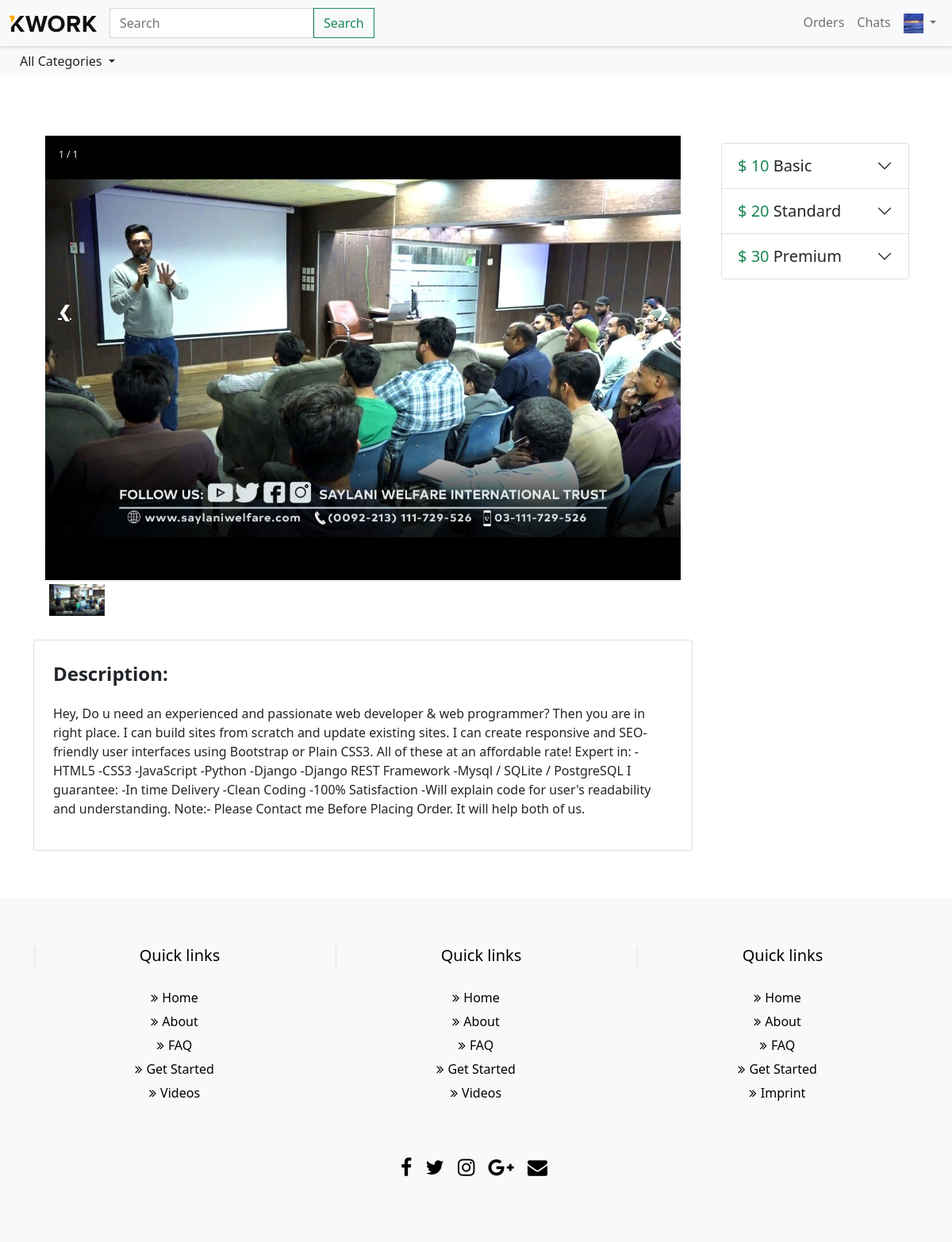
Screenshot of /gig/19/ (signed in) with the database file from the repository.
### users/models.py (models this page shows, shortened)
class Profile(models.Model):
    ROLE_CHOICES = (
        ('c', 'client'),
        ('s', 'seller'),
    )
    user = models.OneToOneField(User, on_delete=models.CASCADE, related_name="profile")
    image = models.ImageField(default='default-profile.png', upload_to='profile_pics/')
    role = models.CharField(max_length=50, choices=ROLE_CHOICES, default="c")
    country = models.CharField(max_length=255, null=True)
    def get_image_url(self):
        try:
            return self.image.url
        except:
            return ''

### store/models.py (models this page shows, shortened)
class Gig(models.Model):
    profile = models.ForeignKey("users.Profile", on_delete=models.CASCADE, related_name="gigs")
    name = models.CharField(max_length=255)
    category = models.ForeignKey(Category, on_delete=models.CASCADE, default=1)
    description = models.TextField()
    image = models.ImageField(upload_to='uploads/gig/')
    @property
    def get_basic_package(self):
        try:
            return self.packages.filter(package_type=1).order_by('-id').first()
        except:
            return None
    @property
    def get_standard_package(self):
        try:
            return self.packages.filter(package_type=2).order_by('-id').first()
        except:
            return None
    @property
    def get_premium_package(self):
        try:
            return self.packages.filter(package_type=3).order_by('-id').first()
        except:
            return None
    @property
    def get_all_packages(self):
        return list([self.get_basic_package,self.get_standard_package,self.get_premium_package])

class GigPackage(models.Model):
    gig = models.ForeignKey("store.Gig", on_delete=models.CASCADE, related_name="packages")
    price = models.IntegerField(default=0)
    package_description = models.TextField(null=True, blank=True)
    source_files = models.BooleanField(default=False)
    package_type = models.IntegerField(choices=PACKAGE_TYPES, null=True, blank=True)
    delivery = models.PositiveIntegerField(default=1)

### store/views.py (the view)
# urls.py: path('gig/<int:pk>/', views.GigDetailView.as_view(), name="GigDetailView"),
class GigDetailView(DetailView):
    model = Gig
    template_name = 'store/detail-gig.html'

### store/context_processors.py (called while the page is built)
def provide_categories(request):
    nav_cats = Category.objects.all().order_by('-id')[:4]
    cats = Category.objects.all()
    return {'nav_cats': nav_cats, 'cats': cats}

### templates/store/detail-gig.html (shortened to what this page needs)
{% extends 'base.html' %}
{% load static %}
{% load crispy_forms_tags %}
{% block content %}
<section class="container">
    <div class="row">
        <div class="col-md-9">
            <div class="slide_container container">
                <div id="numbertext">0 / 0</div>
                <div class="mySlides">
                    <img src={{object.image.url}} style="width:100%">
                </div>
                <a class="prev" onclick="plusSlides(-1)">&#10094;</a>
                <a class="next" onclick="plusSlides(1)">&#10095;</a>
                <div class="slide_row no_scroll">
                    <div class="slide_scolumn">
                        <img class="demo cursor" src={{object.image.url}} style="width:100%" onclick="currentSlide(this)" alt="IMG">
                    </div>
                </div>
            </div>
            <div class="card p-4">
                <p class="product_detail_heading">Description:</p>
                <p class="product_detail_p">
                    {{object.description}}
                </p>
            </div>
        </div>
        <div class="col-md-3 p-4">
            <div class="accordion" id="gig_pacakges_accordion">
                {% for package in object.get_all_packages %}
                    <div class="accordion-item">
                      <h2 class="accordion-header" id="package-{{package.get_package_type_display}}-accordion">
                        <button class="accordion-button collapsed" type="button" data-bs-toggle="collapse" data-bs-target="#collapse-{{package.get_package_type_display}}" aria-expanded="false" aria-controls="collapse-{{package.get_package_type_display}}">
                            <p class="m-0 lead">
                                <span class="text-success">$ {{package.price}}</span> <strong>{{package.get_package_type_display}}</strong>
                            </p>
                        </button>
                      </h2>
                    </div>
                {% endfor %}
            </div>
        </div>
    </div>
</section>
{% endblock content %}

### templates/base.html (shortened to what this page needs)
{% load static %}
<!DOCTYPE html>
<html lang="en">
<head>
    <link href="https://cdn.jsdelivr.net/npm/bootstrap@5.0.2/dist/css/bootstrap.min.css" rel="stylesheet">
    <link href="https://cdnjs.cloudflare.com/ajax/libs/font-awesome/5.13.0/css/all.min.css" rel="stylesheet">
    <link rel="stylesheet" href="{% static 'css/style.css' %}">
    <link rel="stylesheet" href="{% static 'css/product-style.css' %}">
    <link rel="stylesheet" href="{% static 'css/footer-style.css' %}">
</head>
<body>
    {% include 'template-parts/navbar.html' %}
    {% block content %}
    {% endblock content %}
    {% include 'template-parts/footer.html' %}
</body>
</html>

### templates/template-parts/navbar.html (shortened to what this page needs)
<nav class="navbar navbar-expand-lg navbar-light bg-light" id="main-navbar">
    <div class="container-fluid">
        <a class="navbar-brand" href="{% url 'store:HomeView' %}">
        </a>
        <div class="collapse navbar-collapse" id="navbarSupportedContent">
            <form class="d-flex">
                <input class="form-control rounded-0" type="search" placeholder="Search" aria-label="Search">
                <button class="btn btn-outline-success rounded-0" type="submit">Search</button>
            </form>
            <ul class="navbar-nav ms-auto mb-2 mb-lg-0">
                {% if user.is_authenticated %}
                    <li class="nav-item">
                        <a class="nav-link" href="#">Orders</a>
                    </li>
                    <li class="nav-item">
                        <a class="nav-link" href="#">Chats</a>
                    </li>
                    <li class="nav-item dropdown">
                        <a class="nav-link dropdown-toggle" href="#" id="navbarDropdown" role="button" data-bs-toggle="dropdown" aria-expanded="false">
                            <img src="{{user.profile.get_image_url}}" height="25px" width="25px">
                        </a>
                    </li>
                {% endif %}
            </ul>
        </div>
    </div>
</nav>
<div class="container-fluid bg-light">
    <div class="row">
        <div class="col-xl-2 col-lg-2 col-md-2 col-sm-12 col-12">
            <div class="dropdown col-12">
                <a class="btn dropdown-toggle" href="#" role="button" id="dropdownMenuLink"
                   data-bs-toggle="dropdown" aria-expanded="false">
                    All Categories
                </a>
            </div>
        </div>
    </div>
</div>

### templates/template-parts/footer.html
<footer class="bg-light text-dark">
    <section id="footer">
        <div class="container">
            <div class="row text-center text-xs-center text-sm-left text-md-left">
                <div class="col-xs-12 col-sm-4 col-md-4">
                    <h5>Quick links</h5>
                    <ul class="list-unstyled quick-links">
                        <li><a href="javascript:void();"><i class="fa fa-angle-double-right"></i>Home</a></li>
                        <li><a href="javascript:void();"><i class="fa fa-angle-double-right"></i>About</a></li>
                        <li><a href="javascript:void();"><i class="fa fa-angle-double-right"></i>FAQ</a></li>
                        <li><a href="javascript:void();"><i class="fa fa-angle-double-right"></i>Get Started</a></li>
                        <li><a href="javascript:void();"><i class="fa fa-angle-double-right"></i>Videos</a></li>
                    </ul>
                </div>
                <div class="col-xs-12 col-sm-4 col-md-4">
                    <h5>Quick links</h5>
                    <ul class="list-unstyled quick-links">
                        <li><a href="javascript:void();"><i class="fa fa-angle-double-right"></i>Home</a></li>
                        <li><a href="javascript:void();"><i class="fa fa-angle-double-right"></i>About</a></li>
                        <li><a href="javascript:void();"><i class="fa fa-angle-double-right"></i>FAQ</a></li>
                        <li><a href="javascript:void();"><i class="fa fa-angle-double-right"></i>Get Started</a></li>
                        <li><a href="javascript:void();"><i class="fa fa-angle-double-right"></i>Videos</a></li>
                    </ul>
                </div>
                <div class="col-xs-12 col-sm-4 col-md-4">
                    <h5>Quick links</h5>
                    <ul class="list-unstyled quick-links">
                        <li><a href="javascript:void();"><i class="fa fa-angle-double-right"></i>Home</a></li>
                        <li><a href="javascript:void();"><i class="fa fa-angle-double-right"></i>About</a></li>
                        <li><a href="javascript:void();"><i class="fa fa-angle-double-right"></i>FAQ</a></li>
                        <li><a href="javascript:void();"><i class="fa fa-angle-double-right"></i>Get Started</a></li>
                        <li><a href="https://wwwe.sunlimetech.com" title="Design and developed by"><i class="fa fa-angle-double-right"></i>Imprint</a></li>
                    </ul>
                </div>
            </div>
            <div class="row">
                <div class="col-xs-12 col-sm-12 col-md-12 mt-2 mt-sm-5">
                    <ul class="list-unstyled list-inline social text-center">
                        <li class="list-inline-item"><a href="javascript:void();"><i class="fa fa-facebook"></i></a></li>
                        <li class="list-inline-item"><a href="javascript:void();"><i class="fa fa-twitter"></i></a></li>
                        <li class="list-inline-item"><a href="javascript:void();"><i class="fa fa-instagram"></i></a></li>
                        <li class="list-inline-item"><a href="javascript:void();"><i class="fa fa-google-plus"></i></a></li>
                        <li class="list-inline-item"><a href="javascript:void();" target="_blank"><i class="fa fa-envelope"></i></a></li>
                    </ul>
                </div>
            </div>
        </div>
    </section>
</footer>

### static/css/style.css (style rules this page uses)
#main-navbar { box-shadow: 0px 0px 5px 0px rgba(0, 0, 0, 0.25); }

### static/css/product-style.css (style rules this page uses)
.form-control, .form-control:focus { -webkit-box-shadow: none; box-shadow: none; outline: none; }

### static/css/footer-style.css (style rules this page uses)
section { padding: 60px 0; }
#footer h5 { padding-left: 10px; border-left: 3px solid #eeeeee; padding-bottom: 6px; margin-bottom: 20px; color: black; }
#footer a { color: black; text-decoration: none !important; background-color: transparent; -webkit-text-decoration-skip: objects; }
#footer ul.social li { padding: 3px 0; }
#footer ul.social li a i { margin-right: 5px; font-size: 25px; -webkit-transition: .5s all ease; -moz-transition: .5s all ease; transition: .5s all ease; }
#footer ul.social li a, #footer ul.quick-links li a { color: black; }
#footer ul.quick-links li { padding: 3px 0; -webkit-transition: .5s all ease; -moz-transition: .5s all ease; transition: .5s all ease; }
#footer ul.quick-links li a i { margin-right: 5px; }

### templates/store/detail-gig.html (style rules this page uses)
.product_detail_heading { font-size: x-large; font-weight: bold; margin-bottom: 20px; }
.product_detail_p { font-weight: lighter; }
.slide_container { position: relative; padding: 15px; border:1px solid var(--outline); border-radius: 5px; margin-bottom: 10px; }
.mySlides { display: none; min-height: 70vh; background-color: black; }
.mySlides > img { object-fit: contain; height: 70vh; }
.cursor { cursor: pointer; }
.prev, .next { cursor: pointer; position: absolute; top: 40%; width: auto; padding: 16px; margin-top: -50px; color: white; font-weight: bold; font-size: 20px; border-radius: 0 3px 3px 0; user-select: none; -webkit-user-select: none; }
.next { right: 15px; border-radius: 3px 0 0 3px; }
.slide_row { display: flex; overflow-x: scroll; max-height: 20vh; }
.slide_scolumn { flex: 0.1; }
.slide_scolumn > img { object-fit: contain; width: 100%; height: 100%; }
.demo { opacity: 0.6; }
.active { padding: 5px; opacity: 1; border: 2px solid var(--primary_blue); }
#numbertext { color: #f2f2f2; font-size: 12px; padding: 10px 12px; position: absolute; top: 20px; left: 20px; }

### rows the page displays
Gig: image (picture), description "Hey, Do u need an experienced and passionate web developer & web programmer? Then you are in right place. I can build sites from scratch and update existing sites. I can create responsive and SEO-friendly user interfaces using Bootstrap or Plain CSS3. All of these at an affordable rate! Expert in: -HTML5 -CSS3 -JavaScript -Python -Django -Django REST Framework -Mysql / SQLite / PostgreSQL I guarantee: -In time Delivery -Clean Coding -100% Satisfaction -Will explain code for user's readability and understanding. Note:- Please Contact me Before Placing Order. It will help both of us."
GigPackage: price "10", package_type "Basic"
GigPackage: price "20", package_type "Standard"
GigPackage: price "30", package_type "Premium"
